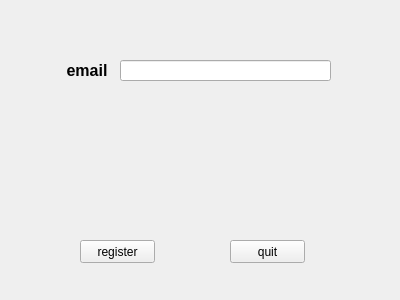
<?xml version="1.0" encoding="UTF-8"?>
<ui version="4.0">
 <class>Form</class>
 <widget class="QWidget" name="Form">
  <property name="geometry">
   <rect>
    <x>0</x>
    <y>0</y>
    <width>400</width>
    <height>300</height>
   </rect>
  </property>
  <property name="windowTitle">
   <string>Form</string>
  </property>
  <widget class="QLabel" name="label">
   <property name="geometry">
    <rect>
     <x>60</x>
     <y>60</y>
     <width>54</width>
     <height>21</height>
    </rect>
   </property>
   <property name="lineWidth">
    <number>1</number>
   </property>
   <property name="text">
    <string>&lt;html&gt;&lt;head/&gt;&lt;body&gt;&lt;p&gt;&lt;span style=&quot; font:Calibri; font-size:12pt; font-weight:600;&quot;&gt;email&lt;/span&gt;&lt;/p&gt;&lt;/body&gt;&lt;/html&gt;</string>
   </property>
   <property name="textFormat">
    <enum>Qt::AutoText</enum>
   </property>
   <property name="alignment">
    <set>Qt::AlignCenter</set>
   </property>
   <property name="wordWrap">
    <bool>false</bool>
   </property>
  </widget>
  <widget class="QLineEdit" name="lineEdit">
   <property name="geometry">
    <rect>
     <x>120</x>
     <y>60</y>
     <width>211</width>
     <height>21</height>
    </rect>
   </property>
   <property name="echoMode">
    <enum>QLineEdit::Normal</enum>
   </property>
   <property name="dragEnabled">
    <bool>false</bool>
   </property>
  </widget>
  <widget class="QPushButton" name="pushButton">
   <property name="geometry">
    <rect>
     <x>80</x>
     <y>240</y>
     <width>75</width>
     <height>23</height>
    </rect>
   </property>
   <property name="text">
    <string>register</string>
   </property>
  </widget>
  <widget class="QPushButton" name="pushButton_2">
   <property name="geometry">
    <rect>
     <x>230</x>
     <y>240</y>
     <width>75</width>
     <height>23</height>
    </rect>
   </property>
   <property name="text">
    <string>quit</string>
   </property>
  </widget>
 </widget>
 <resources/>
 <connections/>
</ui>
